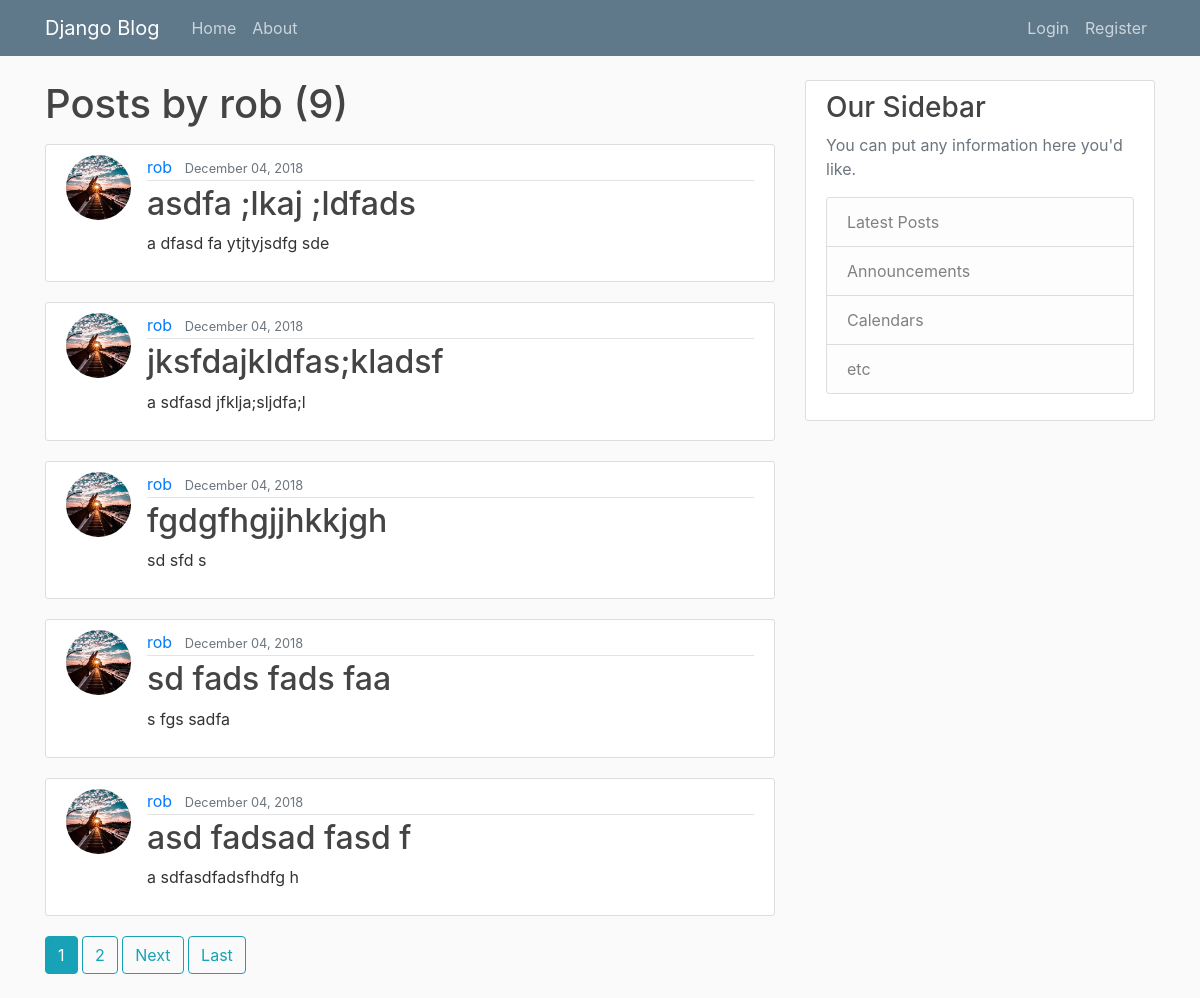
/user/rob, run on the app's committed database.
### blog/models.py (models this page shows, shortened)
class Post(models.Model):
    title = models.CharField(max_length=100)
    content = models.TextField()
    date_posted = models.DateTimeField(default=timezone.now)
    author = models.ForeignKey(User, on_delete=models.CASCADE)

### users/models.py (models this page shows, shortened)
class Profile(models.Model):
    user = models.OneToOneField(User, on_delete=models.CASCADE)
    image = models.ImageField(default='default.jpg', upload_to='profile_pics')

### blog/views.py (the view)
# urls.py: path('user/<str:username>', UserPostListView.as_view(), name='user-posts'),
class UserPostListView(ListView):
    model = Post
    template_name = 'blog/user_posts.html' # <app>/<model>_<viewtype>.html
    context_object_name = 'posts'
    paginate_by = 5
    def get_queryset(self):
        user = get_object_or_404(User, username=self.kwargs.get('username'))
        return Post.objects.filter(author=user).order_by('-date_posted')

### blog/templates/blog/user_posts.html (shortened to what this page needs)
{% extends "blog/base.html" %}
{% block content %}
    <h1 class="mb-3">Posts by {{ view.kwargs.username }} ({{ page_obj.paginator.count }})</h1>
    {% for post in posts %}
        <article class="media content-section">
            <img class="rounded-circle article-img" src="{{ post.author.profile.image.url }}">
            <div class="media-body">
                <div class="article-metadata">
                    <a class="mr-2" href="{% url 'user-posts' post.author.username %}">{{ post.author }}</a>
                    <small class="text-muted">{{ post.date_posted|date:"F d, Y" }}</small>
                </div>
                <h2><a class="article-title" href="{% url 'post-detail' post.id %}">{{ post.title }}</a></h2>
                <p class="article-content">{{ post.content }}</p>
            </div>
        </article>
    {% endfor %}
    {% if is_paginated %}
        {% for num in page_obj.paginator.page_range %}
            {% if page_obj.number == num %}
                <a class="btn btn-info mb-4" href="?page={{ num }}">{{ num }}</a>
            {% elif num > page_obj.number|add:'-3' and num < page_obj.number|add:'3' %}
                <a class="btn btn-outline-info mb-4" href="?page={{ num }}">{{ num }}</a>
            {% endif %}
        {% endfor %}
        {% if page_obj.has_next %}
            <a class="btn btn-outline-info mb-4" href="?page={{ page_obj.next_page_number }}">Next</a>
            <a class="btn btn-outline-info mb-4" href="?page={{ page_obj.paginator.num_pages }}"">Last</a>
        {% endif %}
    {% endif %}
{% endblock content %}

### blog/static/blog/main.css (style rules this page uses)
body { background: #fafafa; color: #333333; margin-top: 5rem; }
h1, h2, h3, h4, h5, h6 { color: #444444; }
.content-section { background: #ffffff; padding: 10px 20px; border: 1px solid #dddddd; border-radius: 3px; margin-bottom: 20px; }
.article-title { color: #444444; }
.article-content { white-space: pre-line; }
.article-img { height: 65px; width: 65px; margin-right: 16px; }
.article-metadata { padding-bottom: 1px; margin-bottom: 4px; border-bottom: 1px solid #e3e3e3 }

### data on the page
Post: author.profile.image (picture), author "rob", date_posted "December 04, 2018", title "asdfa ;lkaj ;ldfads", content "a dfasd fa ytjtyjsdfg sde"
Post: author.profile.image (picture), author "rob", date_posted "December 04, 2018", title "jksfdajkldfas;kladsf", content "a sdfasd jfklja;sljdfa;l"
Post: author.profile.image (picture), author "rob", date_posted "December 04, 2018", title "fgdgfhgjjhkkjgh", content "sd sfd s"
Post: author.profile.image (picture), author "rob", date_posted "December 04, 2018", title "sd fads fads faa", content "s fgs sadfa"
Post: author.profile.image (picture), author "rob", date_posted "December 04, 2018", title "asd fadsad fasd f", content "a sdfasdfadsfhdfg h"

### other printed values
{{ view.kwargs.username }} "rob"
{{ page_obj.paginator.count }} "9"
{{ num }} "1"
{{ num }} "2"
